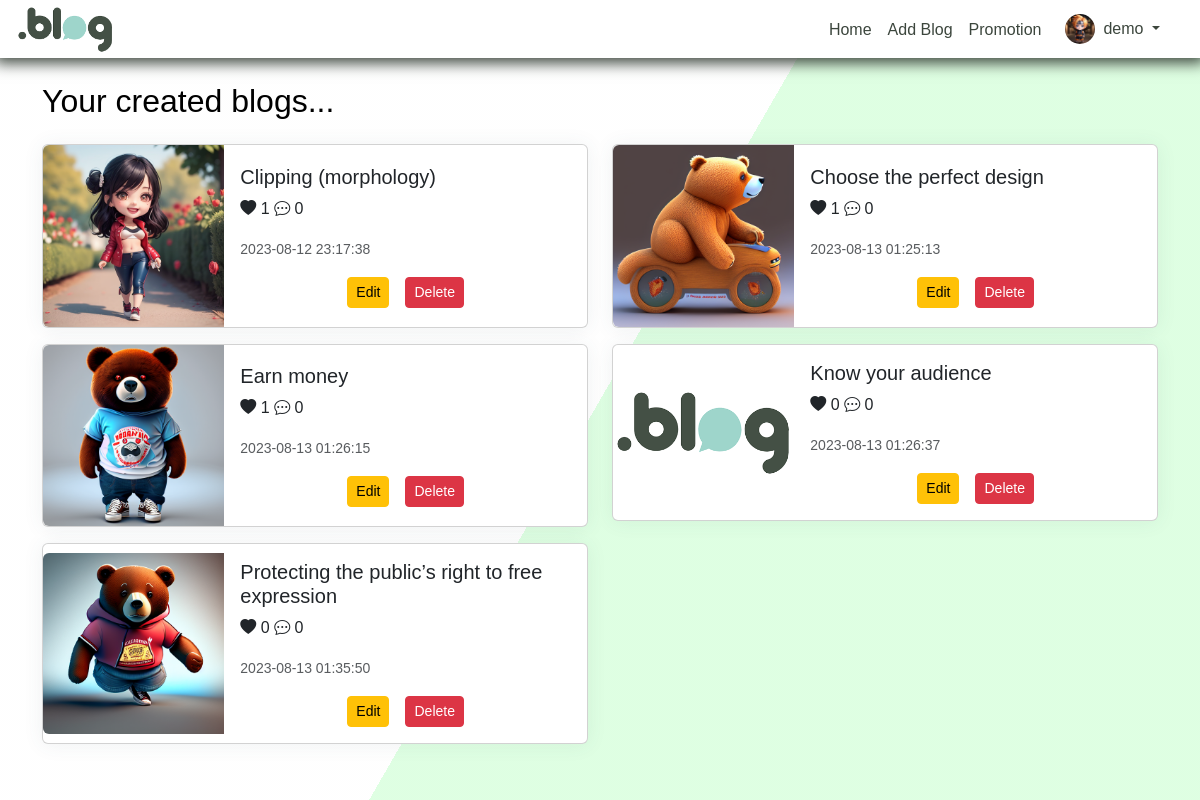
The page /users_post.php (signed in) on the database its author committed.
### tables this page shows
CREATE TABLE `users` (
  `user_id` int(11) NOT NULL,
  `name` varchar(100) NOT NULL,
  `email` varchar(100) NOT NULL,
  `password` varchar(100) NOT NULL,
  `user_type` enum('client','admin') NOT NULL DEFAULT 'client',
  `image` varchar(100) DEFAULT NULL
);

CREATE TABLE `blog_posts` (
  `post_id` int(11) NOT NULL,
  `user_id` int(11) NOT NULL,
  `title` text NOT NULL,
  `content` text NOT NULL,
  `like_count` int(11) DEFAULT NULL,
  `comment_count` int(11) DEFAULT NULL,
  `image` text DEFAULT NULL,
  `category_id` int(11) NOT NULL,
  `created_at` datetime NOT NULL DEFAULT current_timestamp()
);

### users_post.php (the view, shortened to what this page needs)
<!DOCTYPE html>
<html lang="en">
<head>
  <link rel="stylesheet" href="./vendor/css/profile.css">
</head>
<body>
  <?php
  require "./navbar_dash.php";
  ?>
  <?php
  $user_id = $_SESSION["user_id"];
  $fetchQuery = "SELECT * FROM blog_posts WHERE user_id=$user_id";
  $fetchBlogRunQuery = mysqli_query($conn, $fetchQuery);
  ?>
  <div class="container my-4">
    <div class="row">
      <h2 class="col-sm-12 mb-4">Your created blogs...</h2>
      <?php
      while ($result = mysqli_fetch_assoc($fetchBlogRunQuery)) {
        if ($result["comment_count"] == null) {
          $result["comment_count"] = 0;
        }
        ?>
        <div class="col-sm-6">
          <div class="card mb-3">
            <div class="row align-items-center g-0">
              <div class="col-md-4">
                <img src="<?= $result["image"] ?>" onerror="this.src='assets/site_logo.png'"
                  class="img-fluid rounded-start" alt="...">
              </div>
              <div class="col-md-8">
                <div class="card-body">
                  <h5 class="card-title">
                    <?= $result["title"] ?>
                  </h5>
                  <p class="card-text">
                    <i class="bi bi-heart-fill"></i> <span>
                      <?= $result["like_count"] ?>
                    </span>
                    <i class="bi bi-chat-dots"></i> <span>
                      <?= $result["comment_count"] ?>
                    </span>
                  </p>
                  <p class="card-text"><small class="text-body-secondary">
                      <?= $result["created_at"] ?>
                    </small>
                  </p>
                  <div style="display:flex;justify-content:center;">
                    <button class="btn btn-sm btn-warning" type="button" data-bs-toggle='modal'
                      data-bs-target='#edit-category-modal<?= $result["post_id"] ?>'>Edit</button>
                    <form method="POST" class="ms-3">
                      <button class="btn btn-sm btn-danger" type="submit" value="delete" name="delete">Delete</button>
                    </form>
                  </div>
                </div>
              </div>
            </div>
          </div>
        </div>
        <?php
      }
      ?>
    </div>
  </div>
</body>
</html>
<div class="bg"></div>
<div class="bg bg2"></div>
<div class="bg bg3"></div>

### navbar_dash.php (shortened to what this page needs)
<!DOCTYPE html>
<html lang="en">
<head>
  <link href="https://cdn.jsdelivr.net/npm/bootstrap@5.3.1/dist/css/bootstrap.min.css" rel="stylesheet"
>
  <link rel="stylesheet" href="./vendor/css/style.css">
  <link rel="stylesheet"
    href="https://cdnjs.cloudflare.com/ajax/libs/line-awesome/1.3.0/line-awesome/css/line-awesome.min.css"
 />
  <link rel="stylesheet" href="./vendor/css/main.css">
  <link rel="stylesheet" href="./vendor/swiper/swiper-bundle.min.css">
  <link href="./lib/css/bootstrap-icons/bootstrap-icons.css" rel="stylesheet">
</head>
<?php
include "connection.php";
$user_id = $_SESSION["user_id"];
$query = "SELECT * FROM Users WHERE user_id='$user_id'";
$runquery = mysqli_query($conn, $query);
$row = mysqli_fetch_assoc($runquery);
$name = $row["name"];
?>
<body>
  <header class="p-1 header_nav">
    <div class="container-fluid">
      <div class="d-flex flex-wrap align-items-center justify-content-center justify-content-lg-start">
        <a href="./dashboard.php" class="d-flex align-items-center mb-2 mb-lg-0 text-white text-decoration-none">
          <img src="./assets/site_logo.png" alt="logo" height="50">
        </a>
        <ul class="nav col-12 col-lg-auto me-2 mb-2 justify-content-center mb-md-0 ms-auto ">
          <li><a href="./dashboard.php" class="nav-link px-2 mt-1 ">Home</a></li>
          <li><a href="./add_blog.php" class="nav-link px-2 mt-1">Add Blog</a></li>
          <li><a href="./campaign_view_user.php" class="nav-link px-2 mt-1">Promotion </a></li>
          <li class="nav-item dropdown pe-3">
            <a class="nav-link nav-profile d-flex align-items-center pe-0" href="#" data-bs-toggle="dropdown">
              <img src="<?= $row["image"] ?>" onerror="this.src='assets/profile.png'" alt="Profile"
                class="rounded-circle" height="30">
              <span class="d-none d-md-block dropdown-toggle ps-2">
                <?= $name ?>
              </span>
            </a>
          </li>
        </ul>
      </div>
    </div>
  </header>
</body>
</html>

### rows shown on the page
users: image (picture), name "demo"
blog_posts: image (picture), title "Clipping (morphology)", like_count "1", comment_count "0", created_at "2023-08-12 23:17:38"
blog_posts: image (picture), title "Choose the perfect design", like_count "1", comment_count "0", created_at "2023-08-13 01:25:13"
blog_posts: image (picture), title "Earn money", like_count "1", comment_count "0", created_at "2023-08-13 01:26:15"
blog_posts: shows a picture, title "Know your audience", like_count "0", created_at "2023-08-13 01:26:37"
blog_posts: image (picture), title "Protecting the public’s right to free expression", like_count "0", created_at "2023-08-13 01:35:50"
